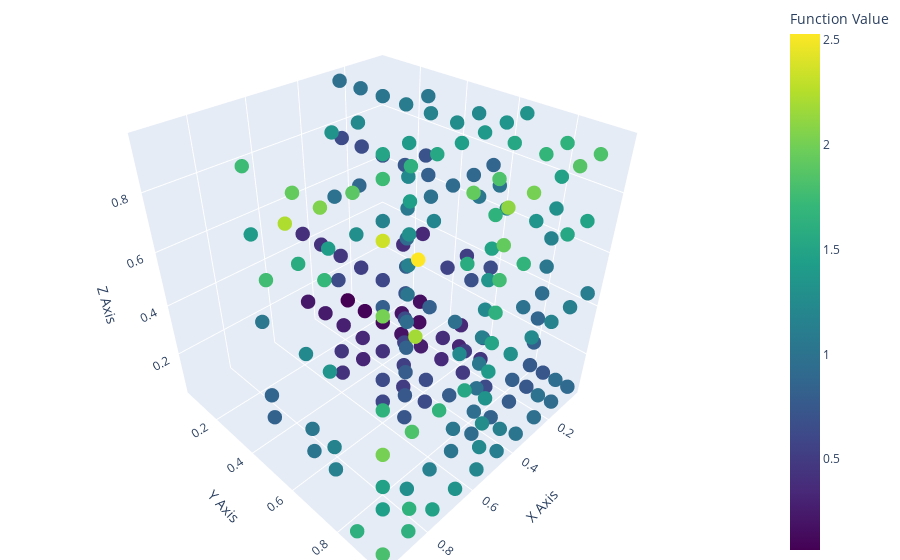

The notebook cell saved with this chart:
### Code cell
f = 3
N = 10
r = 5

G = balanced_tree(f, r, N)
G = tn_grid(G, [linspace(0., 1., N)] * f)
plot_tree(G)
plot_tn_xyz(G, fun)

### Figure 1 — Plotly figure (JSON) as saved in the notebook; plotly's stock layout.template omitted (floating-point values rounded to 4 significant figures; data arrays with more than 128 entries replaced by an {"elided": "..."} marker saying what was removed)
{"data": [{"marker": {"color": {"elided": "275 float values"}, "colorbar": {"title": {"text": "Function Value"}}, "colorscale": [[0, "#440154"], [0.1111, "#482878"], [0.2222, "#3e4989"], [0.3333, "#31688e"], [0.4444, "#26828e"], [0.5556, "#1f9e89"], [0.6667, "#35b779"], [0.7778, "#6ece58"], [0.8889, "#b5de2b"], [1, "#fde725"]], "size": 5}, "mode": "markers", "type": "scatter3d", "x": {"elided": "275 float values"}, "y": {"elided": "275 float values"}, "z": {"elided": "275 float values"}}], "layout": {"margin": {"b": 0, "l": 0, "r": 0, "t": 0}, "scene": {"aspectmode": "cube", "xaxis": {"autorange": true, "title": {"text": "X Axis"}}, "yaxis": {"autorange": true, "title": {"text": "Y Axis"}}, "zaxis": {"autorange": true, "title": {"text": "Z Axis"}}}}}
